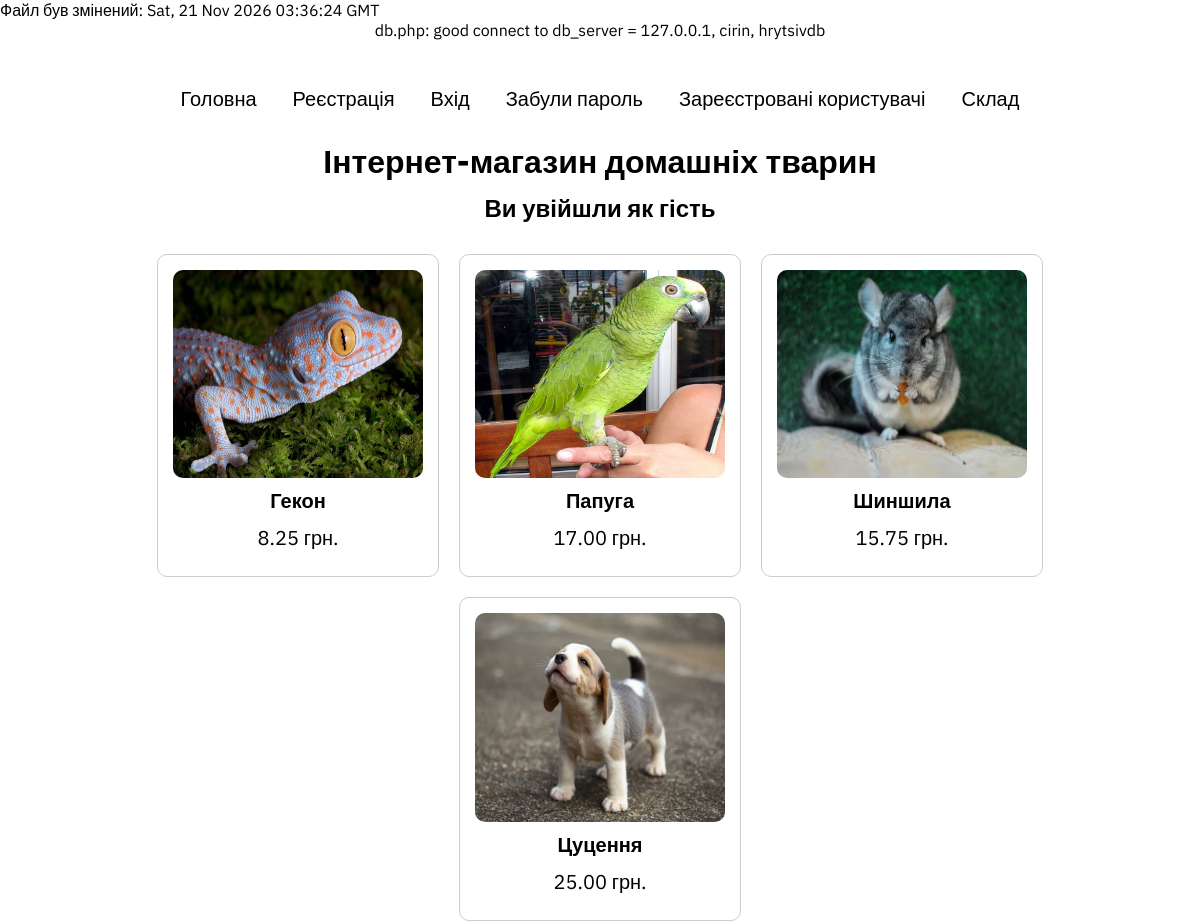
The page /lab11_hrytsiv/index.php on the database its author committed.
### tables this page shows
CREATE TABLE `hrytsiv_storage` (
  `id` int NOT NULL,
  `name` varchar(255) NOT NULL,
  `image` varchar(255) NOT NULL,
  `price` decimal(10,2) NOT NULL,
  `quantity` int NOT NULL,
  `date_added` datetime NOT NULL DEFAULT CURRENT_TIMESTAMP
);

### lab11_hrytsiv/index.php (the view, shortened to what this page needs)
<?php
require '../components/header.php';
include_once '../db copy.php';
$db_server->set_charset("utf8");
?>
<?php
include_once 'action.php';
?>
<h1>Інтернет-магазин домашніх тварин</h1>
<div>
   <section class="guest-info">
      <h2>Ви увійшли як гість</h2>
      <div class="product">
         <?php
         $query = "SELECT name, image, price FROM hrytsiv_storage ORDER BY RAND() LIMIT 4";
         $result = mysqli_query($db_server, $query);
         if (mysqli_num_rows($result) > 0) {
            while ($row = mysqli_fetch_assoc($result)) {
               echo "<div class='product_items'>";
               echo "<img src='images/{$row['image']}' alt='{$row['name']}'>";
               echo "<p class = 'product_name'>{$row['name']}</p>";
               echo "<p class = 'product_price'>{$row['price']} грн.</p>";
               echo "</div>";
            }
         } else {
            echo "<p>В даний момент товари недоступні.</p>";
         }
         ?>
      </div>
   </section>
</div>
<?php
require '../components/footer.php';
?>

### components/header.php (shortened to what this page needs)
<!DOCTYPE html>
<html lang="en">
<head>
   <link href="/css/style.css" rel="stylesheet">
   <link href="./css/style.css" rel="stylesheet">
</head>
<body>
   <?php
   require '../config.php';
   ?>
   <div class="wrapper">

### config.php
<?php
$LastModified_unix = strtotime(date("D, d M Y H:i:s", filectime($_SERVER['SCRIPT_FILENAME'])));
$LastModified = gmdate("D, d M Y H:i:s \G\M\T", $LastModified_unix);
echo "Файл був змінений: $LastModified" . "<br>";

### db copy.php (shortened to what this page needs)
<?php
$db_name = 'hrytsivdb';
$db_host = '127.0.0.1';
$db_user = 'cirin';
$db_pass = 'Q20012004q';
$db_server = new mysqli("$db_host", "$db_user", "$db_pass", "$db_name");
if ($db_server) {
   echo "db.php: good connect to db_server = $db_host, $db_user, $db_name" . "<br>" . "<br>";
}

### lab11_hrytsiv/action.php
<section class="header">
   <ul class="header__menu">
      <li class="header__link"><a href="index.php">Головна</a></li>
      <li class="header__link"><a href="register.php">Реєстрація</a></li>
      <li class="header__link"><a href="login.php">Вхід</a></li>
      <li class="header__link"><a href="forgot-password.php">Забули пароль</a></li>
      <li class="header__link"><a href="registered-users.php">Зареєстровані користувачі</a></li>
      <li class="header__link"><a href="warehouse.php">Склад</a></li>
   </ul>
</section>

### components/footer.php
</div>
</body>
</html>

### css/style.css (style rules this page uses)
* { margin: 0; padding: 0; box-sizing: border-box; }
html, body { font-family: "IBM Plex Sans", sans-serif; overflow-x: hidden; }
h2, h3 { text-align: center; margin: 10px 0px; }
a { text-decoration: none; }
.wrapper { text-align: center; display: flex; flex-direction: column; align-items: center; padding: 0px 15px; }
li { margin-bottom: 3px; padding: 3px; }

### lab11_hrytsiv/css/style.css (style rules this page uses)
li { list-style: none; }
img { width: 250px; aspect-ratio: 6 / 5; border-radius: 10px; }
.product { align-items: center; display: flex; justify-content: center; flex-wrap: wrap; flex-direction: row; gap: 20px; }
.product_items { min-width: 200px; border-radius: 10px; cursor: pointer; border: 1px solid #ccc; background-color: inherit; padding: 15px; }
.product_items img { margin-bottom: 5px; }
.product_price { margin-bottom: 10px; }
.product_name { font-size: 25px; font-weight: bold; margin-bottom: 10px; }
.product_items p { font-size: 20px; }

### rows shown on the page
hrytsiv_storage: image (picture), name "Гекон", price "8.25"
hrytsiv_storage: image (picture), name "Папуга", price "17.00"
hrytsiv_storage: image (picture), name "Шиншила", price "15.75"
hrytsiv_storage: image (picture), name "Цуцення", price "25.00"

### other values the page prints
$LastModified "Sat, 21 Nov 2026 03:36:24 GMT"
$db_host "127.0.0.1"
$db_user "cirin"
$db_name "hrytsivdb"
